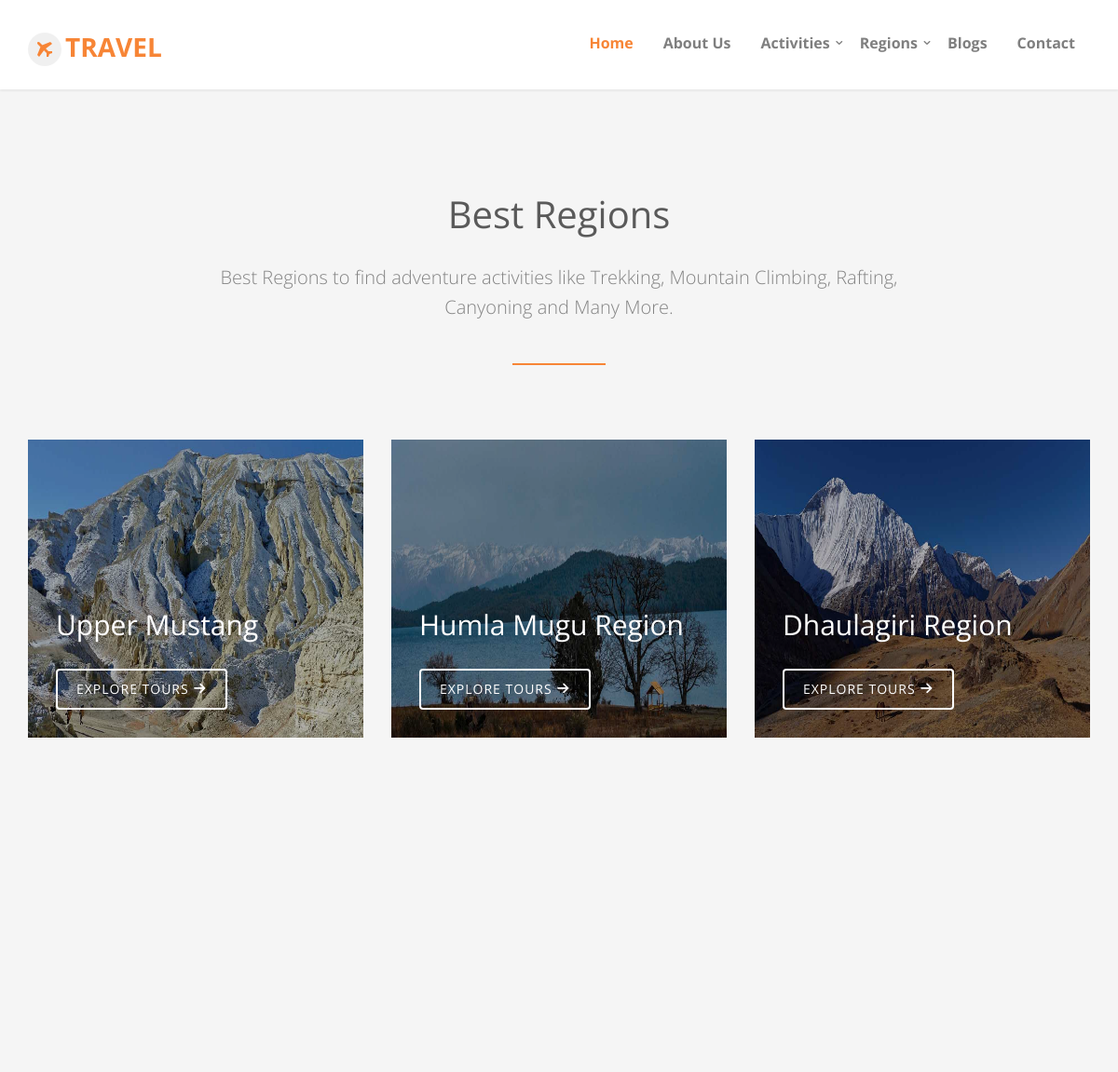
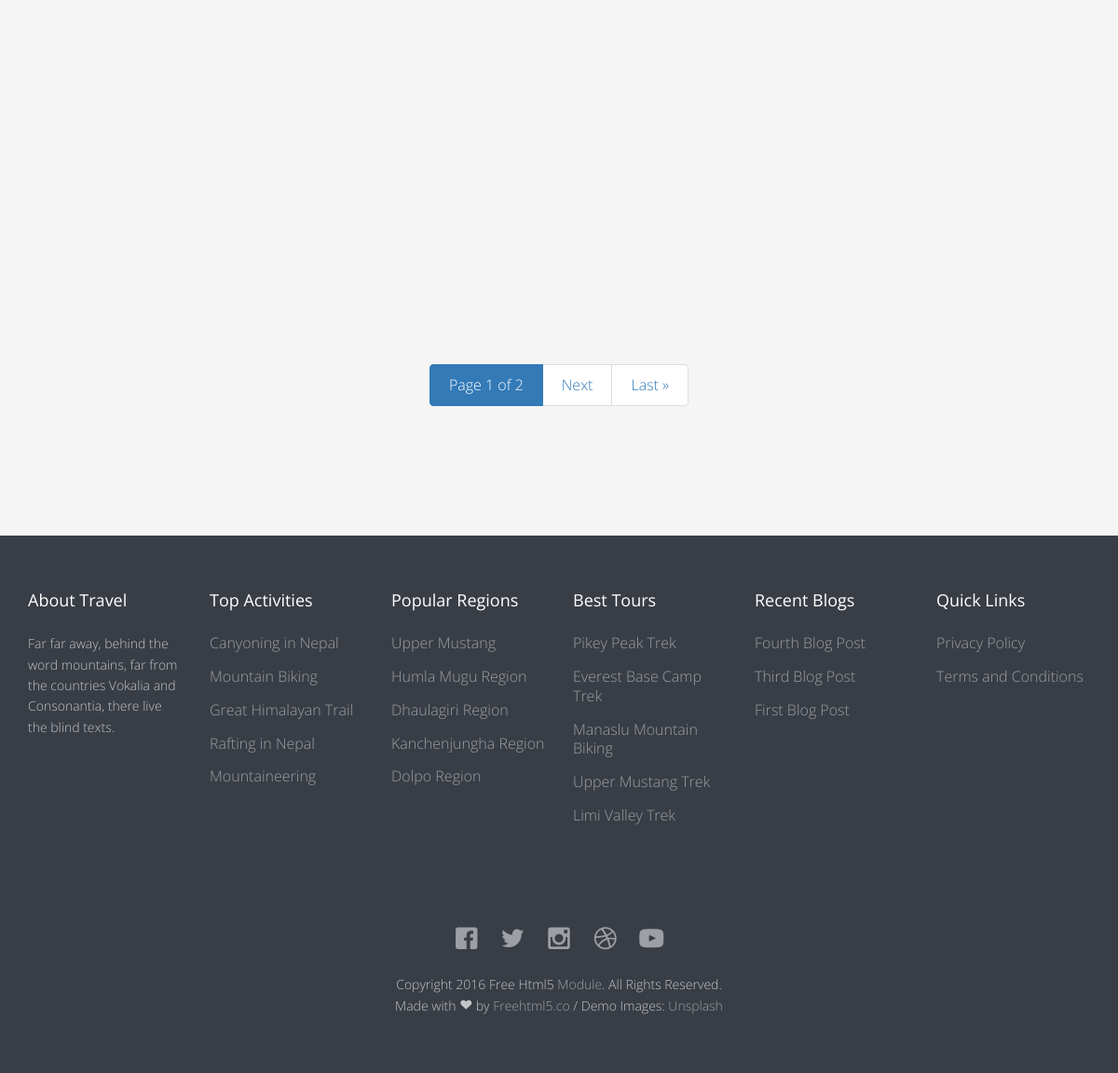
/tour/regions/, run on the app's committed database (2 pictures, top to bottom).
### page/models.py (models this page shows, shortened)
class Page(models.Model):
	page_title = models.CharField(max_length=200, verbose_name='Page Title')
	page_slug = models.SlugField(max_length=200, verbose_name='Page Slug')
	page_position = models.CharField(
			choices = POSITION,
			default='Top',
			max_length=20,
			verbose_name='Page Position'
		)
	page_description = models.TextField(blank=True, null=True, verbose_name="Page Description")
	page_image = models.ImageField(upload_to='pages/', blank=True, null=True, verbose_name="Page Image")
	page_is_active = models.CharField(
			choices = IS_ACTIVE,
			default='Yes',
			max_length=10,
			verbose_name='Is Active?'
		)
	page_is_featured = models.CharField(
			choices = IS_ACTIVE,
			default='Yes',
			max_length=10,
			verbose_name='Is Featured?'
		)
	page_created_at = models.DateTimeField(auto_now_add=True, verbose_name='Page Created Date')
	page_updated_at = models.DateTimeField(auto_now=True, verbose_name='Page Updated Date')
	page_added_by = models.ForeignKey(User, on_delete=models.SET_NULL, default=None, null=True, verbose_name='Added By')
	seo_page_title = models.CharField(max_length=200, blank=True, null=True, verbose_name="SEO Page Title (60 Characters Long)")
	seo_page_keywords = models.TextField(blank=True, null=True, verbose_name="SEO Page Keywords (Separated by Commas)")
	seo_page_description = models.TextField(blank=True, null=True, verbose_name="SEO Page Description (160 Characters Long)")

### tour/models.py (models this page shows, shortened)
class Region(models.Model):
	region_title = models.CharField(max_length=200, verbose_name="Region Title")
	region_slug = models.CharField(max_length=200, verbose_name="Region Slug")
	region_description = models.TextField(blank=True, null=True, verbose_name="Region Description")
	region_image = models.ImageField(upload_to='regions/', blank=True, null=True, verbose_name="Region Image")
	region_is_active = models.CharField(
			choices = IS_ACTIVE,
			default = 'Yes',
			max_length = 10,
			verbose_name = 'Is Active?'
		)
	region_is_featured = models.CharField(
			choices = IS_ACTIVE,
			default = 'Yes',
			max_length = 10,
			verbose_name = 'Is Featured?'
		)
	region_created_at = models.DateTimeField(auto_now_add=True, verbose_name="Created Date")
	region_updated_at = models.DateTimeField(auto_now=True, verbose_name="Updated Date")
	region_added_by = models.ForeignKey(User, on_delete=models.SET_NULL, default=None, null=True, verbose_name="Added By")
	seo_region_title = models.CharField(max_length=200, blank=True, null=True, verbose_name="SEO Region Title (60 Characters Long)")
	seo_region_keywords = models.TextField(blank=True, null=True, verbose_name="SEO Region Keywords (Separated by Commas)")
	seo_region_description = models.TextField(blank=True, null=True, verbose_name="SEO Region Description (160 Characters Long)")
	class Meta:
		ordering = ['-region_created_at']

class Activity(models.Model):
	activity_title = models.CharField(max_length=200, verbose_name="Activity Title")
	activity_slug = models.SlugField(max_length=200, verbose_name="Activity Slug")
	activity_description = models.TextField(blank=True, null=True, verbose_name="Activity Description")
	activity_image = models.ImageField(upload_to='activities/', blank=True, null=True, verbose_name="Activity Image")
	activity_icon = models.CharField(max_length=200, blank=True, null=True, verbose_name="Activity Icon")
	activity_is_active = models.CharField(
			choices = IS_ACTIVE,
			default = 'Yes',
			max_length = 10,
			verbose_name = 'Is Active?'
		)
	activity_is_featured = models.CharField(
			choices = IS_ACTIVE,
			default = 'Yes',
			max_length = 10,
			verbose_name = 'Is Featured?'
		)
	activity_created_at = models.DateTimeField(auto_now_add=True, verbose_name="Created Date")
	activity_updated_at = models.DateTimeField(auto_now=True, verbose_name="Updated Date")
	activity_added_by = models.ForeignKey(User, on_delete=models.SET_NULL, default=None, null=True, verbose_name="Added By")
	seo_activity_title = models.CharField(max_length=100, blank=True, null=True, verbose_name="SEO Activity Title (60 Characters Long)")
	seo_activity_keywords = models.TextField(blank=True, null=True, verbose_name="SEO Activity Keywords (Separated by Commas)")
	seo_activity_description = models.TextField(blank=True, null=True, verbose_name="SEO Activity Description (160 Characters Long)")

class Tour(models.Model):
	tour_title = models.CharField(max_length=200, verbose_name="Tour Title")
	tour_slug = models.CharField(max_length=200, verbose_name="Tour Slug")
	tour_duration = models.PositiveSmallIntegerField(blank=True, null=True, verbose_name="Tour Duration")
	tour_altitude = models.PositiveSmallIntegerField(blank=True, null=True, verbose_name="Tour Max Altitude")
	tour_difficulty = models.CharField(
			choices = DIFFICULTY,
			default = 'Medium',
			max_length = 10,
			verbose_name = 'Tour Difficulty'
		)
	tour_description = models.TextField(blank=True, null=True, verbose_name="Tour Description")
	tour_image = models.ImageField(upload_to='tours/', blank=True, null=True, verbose_name="Tour Image")
	tour_map = models.ImageField(upload_to='maps/', blank=True, null=True, verbose_name="Tour Map")
	tour_activity = models.ForeignKey(Activity, on_delete=models.SET_NULL, default = None, null=True, verbose_name='Tour Activity')
	tour_region = models.ManyToManyField(Region, verbose_name='Tour Region')
	tour_is_active = models.CharField(
			choices = IS_ACTIVE,
			default = 'Yes',
			max_length = 10,
			verbose_name = 'Is Active?'
		)
	tour_is_featured = models.CharField(
			choices = IS_ACTIVE,
			default = 'Yes',
			max_length = 10,
			verbose_name = 'Is Featured?'
		)
	tour_created_at = models.DateTimeField(auto_now_add=True, verbose_name="Added Date")
	tour_updated_at = models.DateTimeField(auto_now=True, verbose_name="Updated Date")
	tour_added_by = models.ForeignKey(User, on_delete=models.SET_NULL, default=None, null=True, verbose_name='Added By')
	seo_tour_title = models.CharField(max_length=200, blank=True, null=True, verbose_name="SEO Tour Title (60 Characters Long)")
	seo_tour_keywords = models.TextField(blank=True, null=True, verbose_name="SEO Tour Keywords Separated by Commas")
	seo_tour_description = models.TextField(blank=True, null=True, verbose_name="SEO Tour Description (160 Characters Long)")

### blog/models.py (models this page shows, shortened)
class Blog(models.Model):
	blog_title = models.CharField(max_length=200, verbose_name='Blog Title')
	blog_slug = models.CharField(max_length=200, verbose_name='Blog Slug')
	blog_description = models.TextField(blank=True, null=True, verbose_name='Blog Description')
	blog_image = models.ImageField(upload_to='blogs/', blank=True, null=True, verbose_name='Blog Image')
	blog_category = models.ManyToManyField(Category, verbose_name='Blog Category')
	blog_is_active = models.CharField(
			choices = IS_ACTIVE,
			default = 'Yes',
			max_length = 10,
			verbose_name = 'Is Active?'
		)
	blog_is_featured = models.CharField(
			choices = IS_ACTIVE,
			default = 'Yes',
			max_length = 10,
			verbose_name = 'Is Featured?'
		)
	blog_created_at = models.DateTimeField(auto_now_add=True, verbose_name='Blog Created Date')
	blog_updated_at = models.DateTimeField(auto_now=True, verbose_name='Blog Updated Date')
	blog_added_by = models.ForeignKey(User, on_delete=models.SET_NULL, null=True, verbose_name='Added By')
	seo_blog_title = models.CharField(max_length=200, blank=True, null=True, verbose_name='SEO Blog Title (60 Characters Long)')
	seo_blog_keywords = models.TextField(blank=True, null=True, verbose_name='SEO Blog Keywords (Separated by Commas)')
	seo_blog_description = models.TextField(blank=True, null=True, verbose_name='SEO Blog Description (160 Characters Long)')
	class Meta:
		ordering = ['-blog_created_at']

### thisapp/models.py (models this page shows, shortened)
class SocialMedia(models.Model):
	socialmedia_title = models.CharField(max_length=20, verbose_name="Social Media Name")
	socialmedia_url = models.URLField(max_length=150, verbose_name="Social Media URL")
	socialmedia_icon = models.CharField(max_length=200, blank=True, null=True, verbose_name="Social Media Icon")
	socialmedia_is_active = models.CharField(
			choices = IS_ACTIVE,
			default = 'Yes',
			max_length=10,
			verbose_name='Is Active?'
		)
	socialmedia_craeted_at = models.DateTimeField(auto_now_add=True, verbose_name="Social Media Created Date")
	socialmedia_updated_at = models.DateTimeField(auto_now=True, verbose_name="Social Media Updated Date")
	socialmedia_added_by = models.ForeignKey(User, on_delete=models.SET_NULL, null=True, verbose_name="Social Media Added By")

### tour/views.py (the view)
# urls.py: path('regions/', RegionListView.as_view(), name='all-regions'),
class RegionListView(ListView):
	template_name = 'region/all_regions.html'
	model = Region
	context_object_name = 'regions'
	paginate_by = 9

### templates/region/all_regions.html (shortened to what this page needs)
{% extends 'base.html' %}
{% load static %}
	{% block content %}
		{% if regions %}
			<div id="fh5co-tours" class="fh5co-section-gray">
				<div class="container">
					<div class="row">
						<div class="col-md-8 col-md-offset-2 text-center heading-section animate-box">
							<h3>Best Regions</h3>
							<p>Best Regions to find adventure activities like Trekking, Mountain Climbing, Rafting, Canyoning and Many More.</p>
						</div>
					</div>
					<div class="row">
						{% for region in regions %}
							<div class="col-md-4 col-sm-6 fh5co-tours animate-box" data-animate-effect="fadeIn">
								<div href="#">
									{% if region.region_image %}
									<img src="{{ region.region_image.url }}" alt="{{ region.region_title }}" class="img-responsive" style="height:320px; width:100%;">
									{% else %}
									<img src="{% static 'images/no-image.jpg' %}" alt="Travel Nepal" class="img-responsive" style="height:320px; width:100%;">
									{% endif %}
									<div class="desc">
										<h3>{{ region.region_title }}</h3>
										<br>
										<a class="btn btn-primary btn-outline" href="{% url 'tour:region-detail' region.region_slug %}">Explore Tours <i class="icon-arrow-right22"></i></a>
									</div>
								</div>
							</div>
						{% endfor %}
					</div>
						{% if is_paginated %}
							<div class="text-center">
								<nav aria-label="Page navigation example">
								  <ul class="pagination justify-content-center">
								    <li class="page-item active" aria-current="page">
								      <a class="page-link" href="?page={{ page_obj.number }}"> Page {{ page_obj.number }} of {{ page_obj.paginator.num_pages }} <span class="sr-only">(current)</span></a>
								    </li>
								    {% if page_obj.has_next %}
								    <li class="page-item">
								      <a class="page-link" href="?page={{ page_obj.next_page_number }}">Next</a>
								    </li>
								    <li class="page-item">
								      <a class="page-link" href="?page={{ page_obj.paginator.num_pages }}">Last &raquo;</a>
								    </li>
								    {% endif %}
								  </ul>
								</nav>
							</div>
						{% endif %}
				</div>
			</div>
		{% endif %}
	{% endblock content %}

### templates/navbar.html (shortened to what this page needs)
{% load static %}
	<body>
		<div id="fh5co-wrapper">
		<div id="fh5co-page">
		<header id="fh5co-header-section" class="sticky-banner">
			<div class="container">
				<div class="nav-header">
					<h1 id="fh5co-logo"><a href="{% url 'page:home' %}"><i class="icon-airplane"></i>Travel</a></h1>
					<nav id="fh5co-menu-wrap" role="navigation">
						<ul class="sf-menu" id="fh5co-primary-menu">
							<li class="active"><a href="{% url 'page:home' %}">Home</a></li>
							{% for top_page in top_menu %}
								<li><a href="{% url 'page:page-detail' top_page.page_slug %}">{{ top_page.page_title }}</a></li>
							{% endfor %}
							<li>
								<a href="{% url 'tour:all-activities' %}" class="fh5co-sub-ddown">Activities</a>
							</li>
							<li>
								<a href="{% url 'tour:all-regions' %}" class="fh5co-sub-ddown">Regions</a>
							</li>
							<li><a href="{% url 'blog:all-blogs' %}">Blogs</a></li>
							<li><a href="contact.html">Contact</a></li>
						</ul>
					</nav>
				</div>
			</div>
		</header>

### templates/footer.html
{% load static %}
<footer>
			<div id="footer">
				<div class="container">
					<div class="row row-bottom-padded-md">
						<div class="col-md-2 col-sm-2 col-xs-12 fh5co-footer-link">
							<h3>About Travel</h3>
							<p>Far far away, behind the word mountains, far from the countries Vokalia and Consonantia, there live the blind texts.</p>
						</div>
						<div class="col-md-2 col-sm-2 col-xs-12 fh5co-footer-link">
							<h3>Top Activities</h3>
							<ul>
								{% for activity in top_activities %}
								<li><a href="{% url 'tour:activity-detail' activity.activity_slug %}">{{ activity.activity_title }}</a></li>
								{% endfor %}
							</ul>
						</div>
						<div class="col-md-2 col-sm-2 col-xs-12 fh5co-footer-link">
							<h3>Popular Regions</h3>
							<ul>
								{% for region in popular_regions %}
									<li><a href="{% url 'tour:region-detail' region.region_slug %}">{{ region.region_title }}</a></li>
								{% endfor %}
							</ul>
						</div>
						<div class="col-md-2 col-sm-2 col-xs-12 fh5co-footer-link">
							<h3>Best Tours</h3>
							<ul>
								{% for tour in best_tours %}
									<li><a href="{% url 'tour:tour-detail' tour.tour_slug %}">{{ tour.tour_title }}</a></li>
								{% endfor %}
							</ul>
						</div>
						{% if recent_blogs %}
						<div class="col-md-2 col-sm-2 col-xs-12 fh5co-footer-link">
							<h3>Recent Blogs</h3>
							<ul>
								{% for blog in recent_blogs %}
								<li><a href="{% url 'blog:blog-detail' blog.blog_slug %}">{{ blog.blog_title }}</a></li>
								{% endfor %}
							</ul>
						</div>
						{% endif %}
						<div class="col-md-2 col-sm-2 col-xs-12 fh5co-footer-link">
							<h3>Quick Links</h3>
							<ul>
								{% for footer_page in footer_menu %}
									<li><a href="{% url 'page:page-detail' footer_page.page_slug %}">{{ footer_page.page_title }}</a></li>
								{% endfor %}
							</ul>
						</div>
					</div>
					{% if socialmedias %}
					<div class="row">
						<div class="col-md-6 col-md-offset-3 text-center">
							<p class="fh5co-social-icons">
								{% for socialmedia in socialmedias %}
									<a href="{{ socialmedia.socialmedia_url }}" title="{{ socialmedia.socialmedia_title }}" target="_blank"><i class="{{ socialmedia.socialmedia_icon }}"></i></a>
								{% endfor %}
							</p>
							<p>Copyright 2016 Free Html5 <a href="#">Module</a>. All Rights Reserved. <br>Made with <i class="icon-heart3"></i> by <a href="http://freehtml5.co/" target="_blank">Freehtml5.co</a> / Demo Images: <a href="https://unsplash.com/" target="_blank">Unsplash</a></p>
						</div>
					</div>
					{% endif %}
				</div>
			</div>
		</footer>

### data on the page
Page: page_title "About Us"
Region: region_image (picture), region_title "Upper Mustang"
Region: region_image (picture), region_title "Humla Mugu Region"
Region: region_image (picture), region_title "Dhaulagiri Region"
Activity: activity_title "Canyoning in Nepal"
Activity: activity_title "Mountain Biking"
Activity: activity_title "Great Himalayan Trail"
Activity: activity_title "Rafting in Nepal"
Activity: activity_title "Mountaineering"
Region: region_title "Kanchenjungha Region"
Region: region_title "Dolpo Region"
Tour: tour_title "Pikey Peak Trek"
Tour: tour_title "Everest Base Camp Trek"
Tour: tour_title "Manaslu Mountain Biking"
Tour: tour_title "Upper Mustang Trek"
Tour: tour_title "Limi Valley Trek"
Blog: blog_title "Fourth Blog Post"
Blog: blog_title "Third Blog Post"
Blog: blog_title "First Blog Post"
Page: page_title "Privacy Policy"
Page: page_title "Terms and Conditions"

### other printed values
{{ page_obj.number }} "1"
{{ page_obj.paginator.num_pages }} "2"
